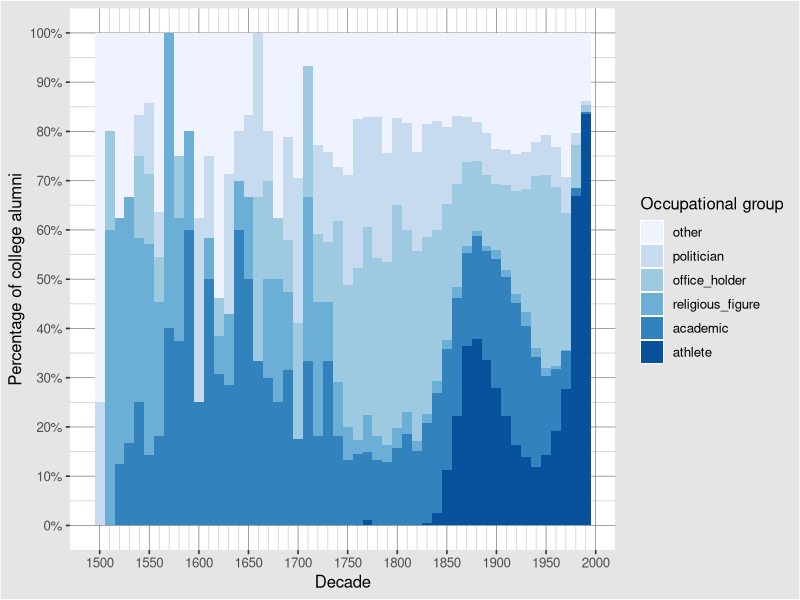
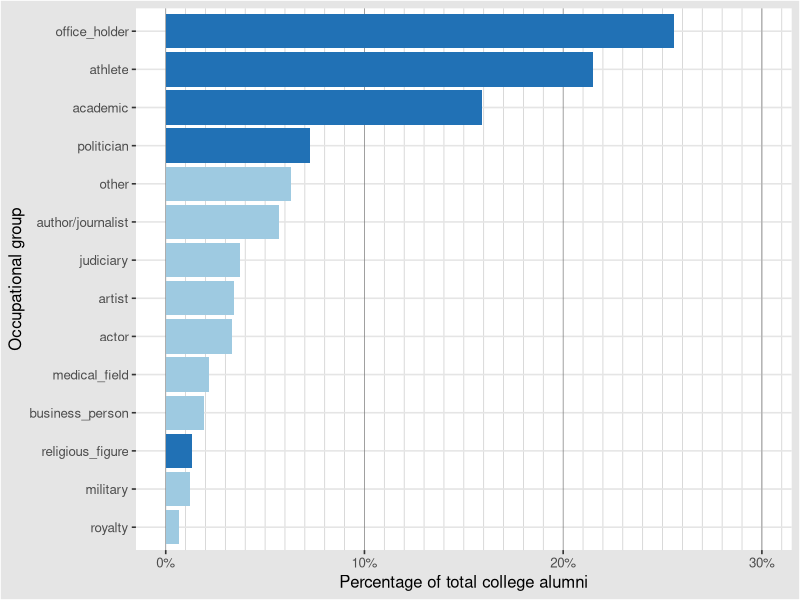
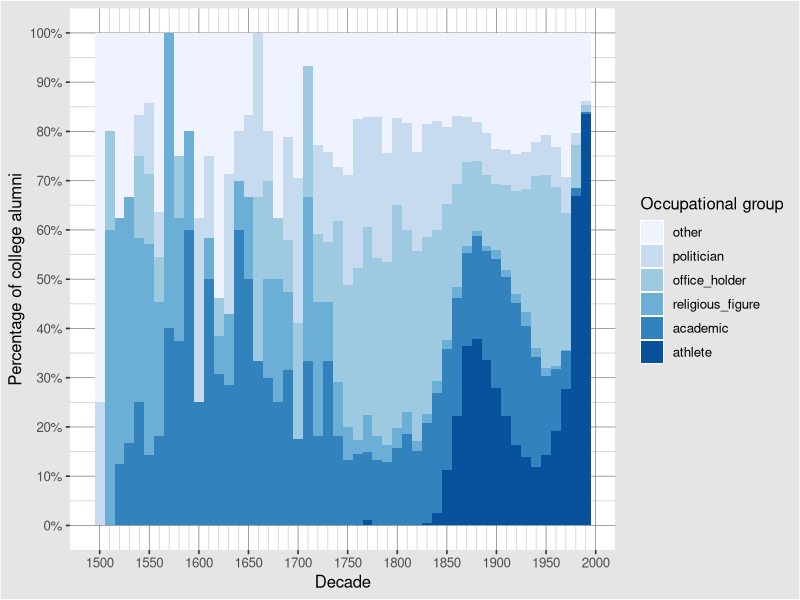

Reproduce these figures in R, in order.
library(tidyverse)
library(ggthemes)


#reading in our data and transforming it into useful stuff - bar plot
uni_people_data <- read_csv('people_output.csv') |>
  filter(Birthyear <= 1990 & Birthyear >= 1500, na.rm = TRUE) |>
  group_by(Occupational_group) |>
  summarise(n = n()) |>
  mutate(highlight = c('1', '0', '0', '1', '0', '0', '0', '0', '0', '1', '0', '1', '1', '0'))

  total_uni <- sum(uni_people_data[, 'n'])

#reading in our data and transforming it into useful stuff - area graph 
people_data <- read_csv("people_output_for_area_graph.csv") |>
  mutate(Birthyear = as.numeric(Birthyear)) |>
  mutate(Decade = (Birthyear - (Birthyear %% 10)), na.rm=TRUE) |> #flooring each birth-year, leaving us with the decade
  filter(Decade <= 1990 & Decade >= 1500) |> #filtering for our range of decades
  group_by(Occupational_group, Decade) |>
  summarise(number_of_people = n()) |> #counting the number of people per occupational group per decade
  group_by(Decade) |>
  mutate(proportion_people = number_of_people / sum(number_of_people)) # adding a column with the percentages
          #calculated by dividing the number of people per group per decade by the total people per decade

#reordering the order of the occupational groups so 'other' appears on top of the stack
reordered_data <- people_data |>
  mutate(Occupational_group = factor(Occupational_group))
    

#plotting respective output into a area graph
(area_plot <- ggplot(data = reordered_data) +
  aes(x = Decade, y = proportion_people, fill = Occupational_group, width = 10) +
  labs(y = "Percentage of college alumni", x = "Decade", fill = "Occupational group") +
  scale_y_continuous(breaks = seq(0,1, by = .1), minor_breaks = seq(0,1, by = .05), labels = scales::label_percent()) +
  scale_x_continuous(breaks = seq(1500,2000, by = 50), minor_breaks = seq(1500,2000, by = 10))+
  geom_bar(stat = "identity") +
  scale_fill_brewer() +
  theme_igray() +
  theme(panel.grid.major.x = element_line(colour = "grey50",
                                          size = 0.25,
                                          linetype = 1),
        panel.grid.minor.x = element_line(colour = "grey80",
                                          size = 0.25,
                                          linetype = 1),
        panel.grid.major.y = element_line(colour = "grey50",
                                          size = 0.25,
                                          linetype = 1),
        panel.grid.minor.y = element_line(colour = "grey80",
                                          size = 0.25,
                                          linetype = 1)))

#plotting respective output into a bar plot
occupation_bar_plot <- ggplot(data = uni_people_data) +
  aes(x=reorder(Occupational_group,n/total_uni), y = n/total_uni, fill = highlight) +
  geom_col() +
  coord_flip() +
  scale_y_continuous(breaks = seq(0,1, by = .1), minor_breaks = seq(0,1, by = .01), labels = scales::label_percent(), limits=c(NA, .3)) +
  labs(y = 'Percentage of total college alumni', 
       x = 'Occupational group')  +
  scale_fill_manual(values = c("0" = '#9ECAE1',
                    "1" = '#2171B5'))+
  theme_igray()+
  theme(panel.grid.major.x = element_line(colour = "grey50",
                                          size = 0.25,
                                          linetype = 1),
        panel.grid.minor.x = element_line(colour = "grey80",
                                          size = 0.25,
                                          linetype = 1),
        legend.position = "none")


ggsave('occupation_bar_plot.pdf', plot = occupation_bar_plot, scale = 1, width=7, height=5)
ggsave('decade_area_graph.pdf', plot = area_plot, scale = 1, width=7, height=5)
